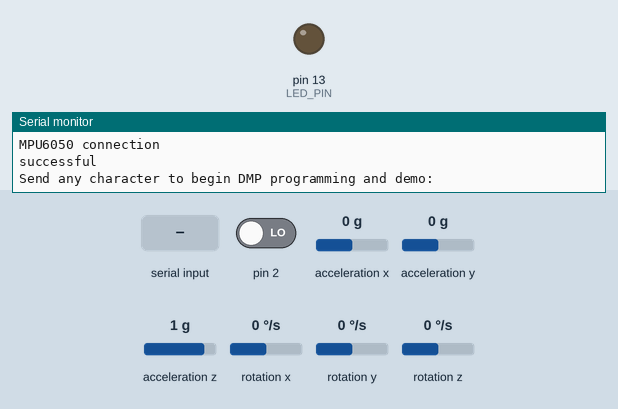
Simulated run of this sketch. Board: Arduino Uno, built with avr-gcc and run on an emulated ATmega328P. Parts: output pins drawn as LEDs (lit = HIGH), the last lines printed to the serial monitor. Dashed ring = blinking. The test bench sets the inputs (shaded band); at power-on: acceleration z 1 g, acceleration x 0 g, acceleration y 0 g, pin 2 LOW, rotation x 0 °/s, rotation y 0 °/s, rotation z 0 °/s. The sensor or clock chip raises its interrupt line as the real part does.

Above: at 0.9 s.
1.0 s: "1" received over Serial
At 1.97 s:
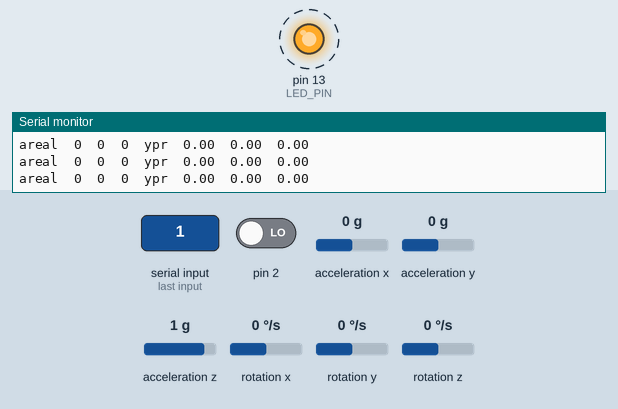
4.0 s: acceleration z set to -1.4 g
7.0 s: acceleration x set to -1.4 g
13.0 s: acceleration z set to 0 g
16.0 s: acceleration y set to -1.4 g
Timing chart, 0 to 20.0 s (numbered marks = the images above; inputs shaded):
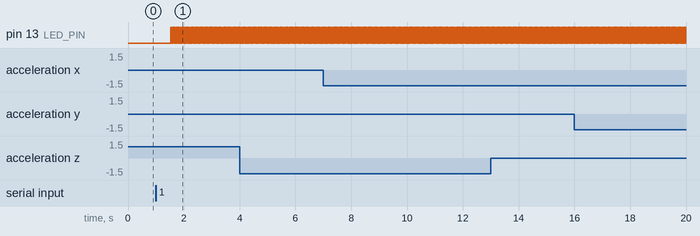

Measured:
- after the input at 1.0 s, pin 13 (LED_PIN): alternates HIGH for 0.02 s and LOW for 0.02 s, starting after 0.53 s

The sketch:

read_accel_gyro.ino
```cpp
// I2C device class (I2Cdev) demonstration Arduino sketch for MPU6050 class
// using DMP (MotionApps v2.0)
// 6/21/2012 by Jeff Rowberg <jeff@rowberg.net>

/* ============================================
I2Cdev device library code is placed under the MIT license
Copyright (c) 2012 Jeff Rowberg

Permission is hereby granted, free of charge, to any person obtaining a copy
of this software and associated documentation files (the "Software"), to deal
in the Software without restriction, including without limitation the rights
to use, copy, modify, merge, publish, distribute, sublicense, and/or sell
copies of the Software, and to permit persons to whom the Software is
furnished to do so, subject to the following conditions:

The above copyright notice and this permission notice shall be included in
all copies or substantial portions of the Software.

THE SOFTWARE IS PROVIDED "AS IS", WITHOUT WARRANTY OF ANY KIND, EXPRESS OR
IMPLIED, INCLUDING BUT NOT LIMITED TO THE WARRANTIES OF MERCHANTABILITY,
FITNESS FOR A PARTICULAR PURPOSE AND NONINFRINGEMENT. IN NO EVENT SHALL THE
AUTHORS OR COPYRIGHT HOLDERS BE LIABLE FOR ANY CLAIM, DAMAGES OR OTHER
LIABILITY, WHETHER IN AN ACTION OF CONTRACT, TORT OR OTHERWISE, ARISING FROM,
OUT OF OR IN CONNECTION WITH THE SOFTWARE OR THE USE OR OTHER DEALINGS IN
THE SOFTWARE.
===============================================
*/

// I2Cdev and MPU6050 must be installed as libraries, or else the .cpp/.h files
// for both classes must be in the include path of your project
#include "I2Cdev.h"

#include "MPU6050_6Axis_MotionApps20.h"

// Arduino Wire library is required if I2Cdev I2CDEV_ARDUINO_WIRE implementation
// is used in I2Cdev.h
#if I2CDEV_IMPLEMENTATION == I2CDEV_ARDUINO_WIRE
    #include "Wire.h"
#endif

// class default I2C address is 0x68
// specific I2C addresses may be passed as a parameter here
// AD0 low = 0x68 (default for SparkFun breakout and InvenSense evaluation board)
// AD0 high = 0x69
MPU6050 mpu;
//MPU6050 mpu(0x69); // <-- use for AD0 high

/* =========================================================================
   NOTE: In addition to connection 3.3v, GND, SDA, and SCL, this sketch
   depends on the MPU-6050's INT pin being connected to the Arduino's
   external interrupt #0 pin. On the Arduino Uno and Mega 2560, this is
   digital I/O pin 2.

   For the Galileo Gen1/2 Boards, there is no INT pin support. Therefore
   the INT pin does not need to be connected, but you should work on getting
   the timing of the program right, so that there is no buffer overflow.
 * ========================================================================= */

/* =========================================================================
   NOTE: Arduino v1.0.1 with the Leonardo board generates a compile error
   when using Serial.write(buf, len). The Teapot output uses this method.
   The solution requires a modification to the Arduino USBAPI.h file, which
   is fortunately simple, but annoying. This will be fixed in the next IDE
   release. For more info, see these links:

   http://arduino.cc/forum/index.php/topic,109987.0.html
   http://code.google.com/p/arduino/issues/detail?id=958
 * ========================================================================= */

// uncomment "OUTPUT_READABLE_REALACCEL" if you want to see acceleration
// components with gravity removed. This acceleration reference frame is
// not compensated for orientation, so +X is always +X according to the
// sensor, just without the effects of gravity. If you want acceleration
// compensated for orientation, us OUTPUT_READABLE_WORLDACCEL instead.
#define OUTPUT_READABLE_REALACCEL

// uncomment "OUTPUT_READABLE_YAWPITCHROLL" if you want to see the yaw/
// pitch/roll angles (in degrees) calculated from the quaternions coming
// from the FIFO. Note this also requires gravity vector calculations.
// Also note that yaw/pitch/roll angles suffer from gimbal lock (for
// more info, see: http://en.wikipedia.org/wiki/Gimbal_lock)
#define OUTPUT_READABLE_YAWPITCHROLL

// Unccomment if you are using an Arduino-Style Board
// #define ARDUINO_BOARD

// Uncomment if you are using a Galileo Gen1 / 2 Board
#define GALILEO_BOARD

#define LED_PIN 13      // (Galileo/Arduino is 13)
bool blinkState = false;

// MPU control/status vars
bool dmpReady = false;  // set true if DMP init was successful
uint8_t mpuIntStatus;   // holds actual interrupt status byte from MPU
uint8_t devStatus;      // return status after each device operation (0 = success, !0 = error)
uint16_t packetSize;    // expected DMP packet size (default is 42 bytes)
uint16_t fifoCount;     // count of all bytes currently in FIFO
uint8_t fifoBuffer[64]; // FIFO storage buffer

// orientation/motion vars
Quaternion q;           // [w, x, y, z]         quaternion container
VectorInt16 aa;         // [x, y, z]            accel sensor measurements
VectorInt16 aaReal;     // [x, y, z]            gravity-free accel sensor measurements
VectorFloat gravity;    // [x, y, z]            gravity vector
float euler[3];         // [psi, theta, phi]    Euler angle container
float ypr[3];           // [yaw, pitch, roll]   yaw/pitch/roll container and gravity vector


// ================================================================
// ===               INTERRUPT DETECTION ROUTINE                ===
// ================================================================

// This function is not required when using the Galileo
volatile bool mpuInterrupt = false;     // indicates whether MPU interrupt pin has gone high
void dmpDataReady() {
    mpuInterrupt = true;
}


// ================================================================
// ===                      INITIAL SETUP                       ===
// ================================================================

void setup() {
    // join I2C bus (I2Cdev library doesn't do this automatically)
    //#if I2CDEV_IMPLEMENTATION == I2CDEV_ARDUINO_WIRE
        Wire.begin();
      //  int TWBR = 24; // 400kHz I2C clock (200kHz if CPU is 8MHz)
    //#elif I2CDEV_IMPLEMENTATION == I2CDEV_BUILTIN_FASTWIRE
        //Fastwire::setup(400, true);
    //#endif

    Serial.begin(115200);
    while (!Serial);

    // initialize device
    Serial.println(F("Initializing I2C devices..."));
    mpu.initialize();

    // verify connection
    Serial.println(F("Testing device connections..."));
    Serial.println(F("MPU6050 connection "));
    Serial.print(mpu.testConnection() ? F("successful") : F("failed"));

    // wait for ready
    Serial.println(F("\nSend any character to begin DMP programming and demo: "));
    while (Serial.available() && Serial.read()); // empty buffer
    while (!Serial.available());                 // wait for data
    while (Serial.available() && Serial.read()); // empty buffer again

    // load and configure the DMP
    Serial.println(F("Initializing DMP..."));
    devStatus = mpu.dmpInitialize();

    // supply your own gyro offsets here, scaled for min sensitivity
    mpu.setXAccelOffset(-3984);
    mpu.setYAccelOffset(-525);
    mpu.setZAccelOffset(-849);
    mpu.setXGyroOffset(17);
    mpu.setYGyroOffset(147);
    mpu.setZGyroOffset(54);

    // make sure it worked (returns 0 if so)
    if (devStatus == 0) {
        // turn on the DMP, now that it's ready
        Serial.println(F("Enabling DMP..."));
        mpu.setDMPEnabled(true);

        // enable Arduino interrupt detection
        Serial.println(F("Enabling interrupt detection (Arduino external interrupt 0)..."));
        attachInterrupt(0, dmpDataReady, RISING);
        mpuIntStatus = mpu.getIntStatus();

        // set our DMP Ready flag so the main loop() function knows it's okay to use it
        Serial.println(F("DMP ready! Waiting for first interrupt..."));
        dmpReady = true;

        // get expected DMP packet size for later comparison
        packetSize = mpu.dmpGetFIFOPacketSize();
    } else {
        // ERROR!
        // 1 = initial memory load failed
        // 2 = DMP configuration updates failed
        // (if it's going to break, usually the code will be 1)
        Serial.print(F("DMP Initialization failed (code "));
        Serial.print(devStatus);
        Serial.println(F(")"));
    }

    // configure LED for output
    pinMode(LED_PIN, OUTPUT);
}


// ================================================================
// ===                    MAIN PROGRAM LOOP                     ===
// ================================================================

void loop() {
    // if programming failed, don't try to do anything
    if (!dmpReady) return;

    // wait for MPU interrupt or extra packet(s) available

    #ifdef ARDUINO_BOARD
        while (!mpuInterrupt && fifoCount < packetSize) {
        }
    #endif

    #ifdef GALILEO_BOARD
        delay(10);
    #endif

    // reset interrupt flag and get INT_STATUS byte
    mpuInterrupt = false;
    mpuIntStatus = mpu.getIntStatus();

    // get current FIFO count
    fifoCount = mpu.getFIFOCount();

    // check for overflow (this should never happen unless our code is too inefficient)
    if ((mpuIntStatus & 0x10) || fifoCount == 1024) {
        // reset so we can continue cleanly
        mpu.resetFIFO();
        Serial.println(F("FIFO overflow!"));

    // otherwise, check for DMP data ready interrupt (this should happen frequently)
    } else if (mpuIntStatus & 0x02) {
        // wait for correct available data length, should be a VERY short wait
        while (fifoCount < packetSize) fifoCount = mpu.getFIFOCount();

        // read a packet from FIFO
        mpu.getFIFOBytes(fifoBuffer, packetSize);

        // track FIFO count here in case there is > 1 packet available
        // (this lets us immediately read more without waiting for an interrupt)
        fifoCount -= packetSize;

            // display real acceleration, adjusted to remove gravity
            mpu.dmpGetQuaternion(&q, fifoBuffer);
            mpu.dmpGetAccel(&aa, fifoBuffer);
            mpu.dmpGetGravity(&gravity, &q);
            mpu.dmpGetLinearAccel(&aaReal, &aa, &gravity);
            Serial.print("areal\t");
            Serial.print(aaReal.x);
            Serial.print("\t");
            Serial.print(aaReal.y);
            Serial.print("\t");
            Serial.print(aaReal.z);

            // display Euler angles in degrees
            mpu.dmpGetQuaternion(&q, fifoBuffer);
            mpu.dmpGetGravity(&gravity, &q);
            mpu.dmpGetYawPitchRoll(ypr, &q, &gravity);
            Serial.print("\typr\t");
            Serial.print(ypr[0] * 180/M_PI);
            Serial.print("\t");
            Serial.print(ypr[1] * 180/M_PI);
            Serial.print("\t");
            Serial.println(ypr[2] * 180/M_PI);

        // blink LED to indicate activity
        blinkState = !blinkState;
        digitalWrite(LED_PIN, blinkState);
    }
}
```
